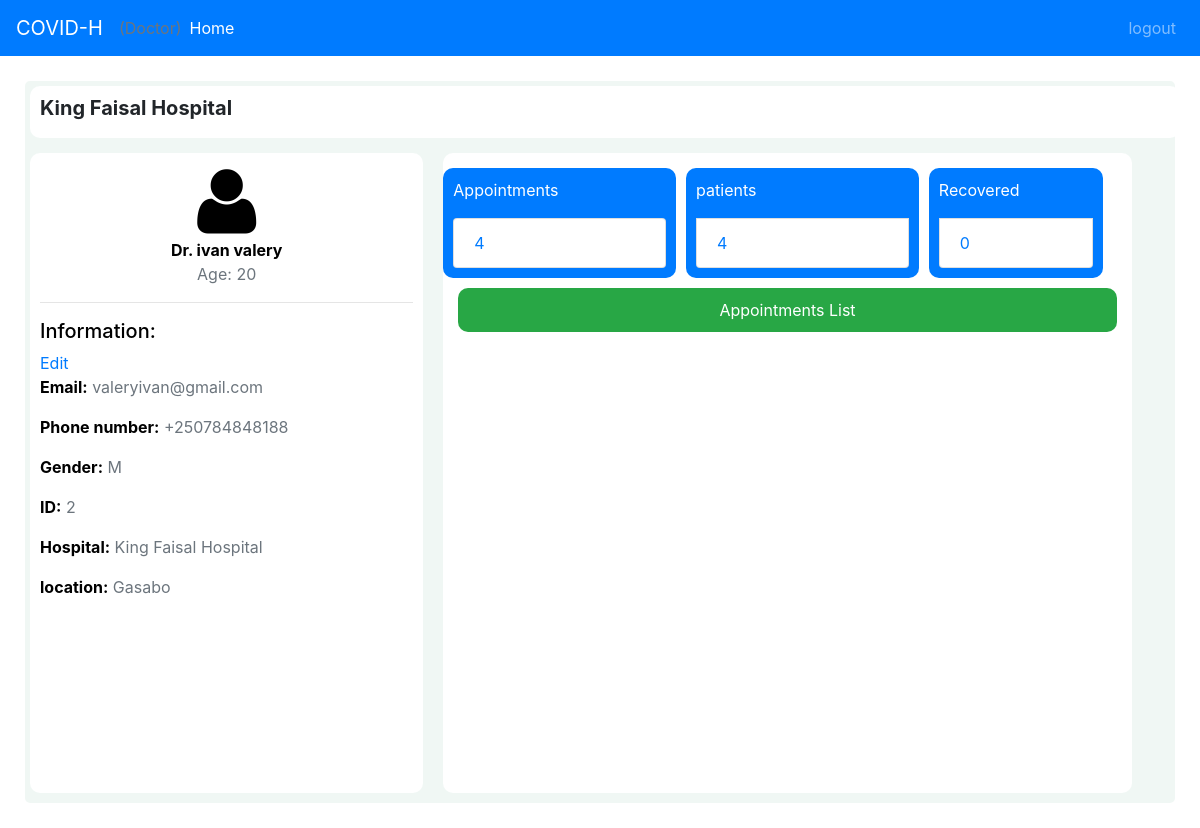
The page /doctors/doctor (signed in) on the database as committed earlier.
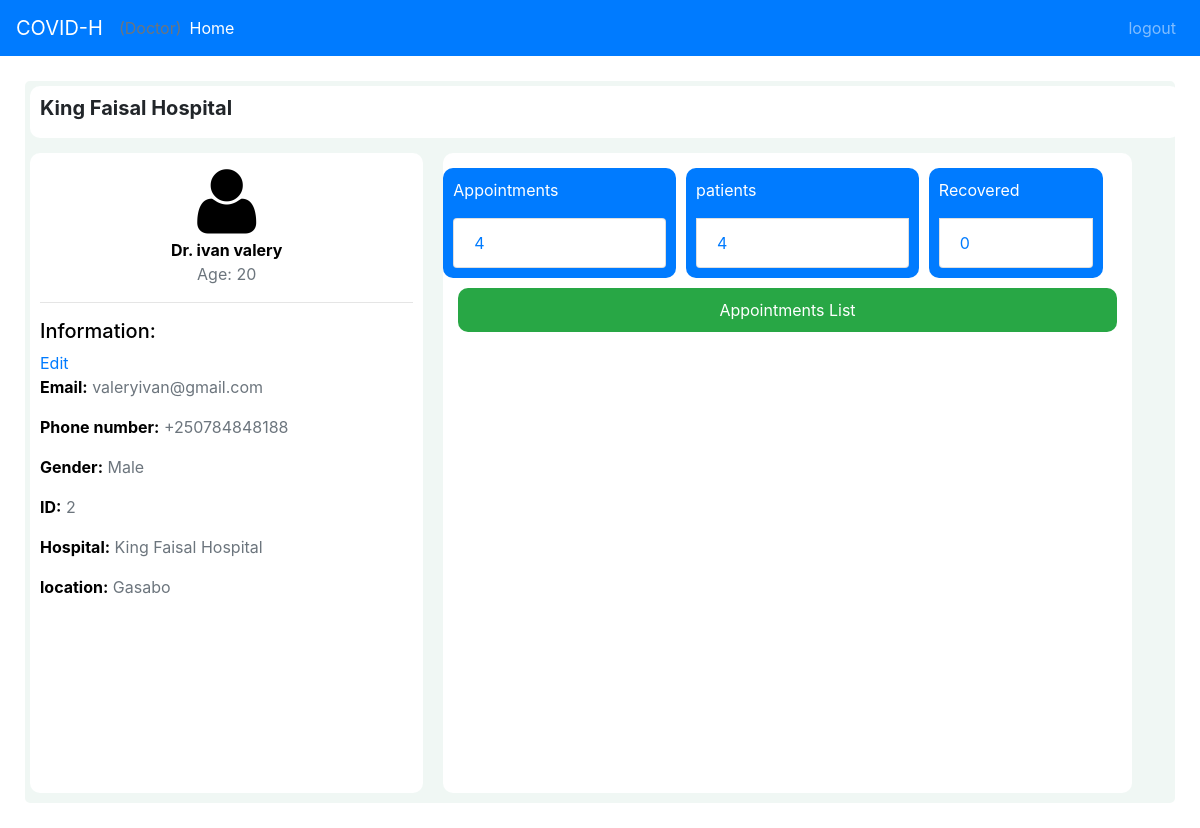
The same page on the database as committed later.
### common/models.py (models this page shows, shortened)
class Doctor(models.Model):
    user = models.OneToOneField(User, on_delete=models.CASCADE)
    hospital = models.ForeignKey(Hospital, on_delete=models.CASCADE, related_name="doctors")
    def __str__(self):
        return f"{self.user.first_name} {self.user.last_name}"

class User(AbstractUser):
    phone = models.CharField(max_length=20)
    date_of_birth = models.DateField()
    city = models.CharField(max_length=100)
    country = models.CharField(max_length=100, blank=True)
    is_doctor = models.BooleanField()
    gender = models.CharField(max_length=1, blank=True)

### doctors/views.py (the view)
# urls.py: path("", views.index, name="common")
@login_required(redirect_field_name="doctor_login", login_url="/doctor/login")
def index(request):
    try:
        doctor = Doctor.objects.get(user=request.user)
    except Doctor.DoesNotExist:
        raise Http404("Doctor with current user instance unavailable!")
    asymptomatic_patients = doctor.patients.filter(asymptomatic=True).count()
    age = age_calculation(doctor.user.date_of_birth)
    appointments = get_appointments_list(doctor.doctor_appointments.all())
    context = {
        "hospital": doctor.hospital,
        "doctor": doctor,
        "appointments_number": len(appointments),
        "patients_number": doctor.patients.filter(asymptomatic=False).count(),
        "recovered_number": asymptomatic_patients,
        "age": age
    }
    return render(request, "doctors/index.html", context)

### common/models.py (called while the page is built)
    def __str__(self):
        return f"{self.name}"

    def get_patient(self):
        return self.appointment_patients.first()

    def __str__(self):
        return f"{self.user.first_name} {self.user.last_name}"

### patients/functions.py (called while the page is built)
def get_appointments_list(appointments):
    appointments_list = [] #holds lists of individual appointments
    for appointment in appointments:
        a_dict = {} #holds data for one appointment
        if appointment.get_patient():
            a_dict["id"] = appointment.get_patient().id
            a_dict["name"] = appointment.get_patient().__str__()
            a_dict["date"] = appointment.date.strftime("%m/%d/%y")
            appointments_list.append(a_dict)#add the dict of individualr appointment to list
    return appointments_list

def age_calculation(birthdate):
    today = date.today()
    age =  today.year - birthdate.year - ((today.month, today.day) < (birthdate.month, birthdate.day))
    return age

### doctors/templates/doctors/index.html (shortened to what this page needs)
{% extends "doctors/layout.html" %}
{% block body %}
<div id="checkup-appointment">
    <div id="appointment" class="col-lg-12">
        <h5><b>{{hospital}}</b></h5>
    </div>
    <div class="row">
        <div id="person" class="col-lg-4">
            <div id="user" class="center">
                {% load static %}
                <img src="{% static 'doctors/img/u.png' %}" alt="" width="75" height="75">
                <article><b>Dr. {{doctor}}</b></article>
                <div class="text-muted">Age: {{age}}</div>
            </div>
            <hr>
            <div id="doctor-information">
                <h5>Information:</h5><a id="edit-user-information" href="javascript:void(0)">Edit</a>
                <div data-value="yes" class="updatable-info">
                    <p><b>Email:</b> <span id="user-email" class="text-muted">{{doctor.user.email}}</span></p>
                    <p><b>Phone number:</b>  <span id="user-phone" class="text-muted">+{{doctor.user.phone}}</span></p>
                    <p><b>Gender:</b> <span id="user-gender" class="text-muted">{{doctor.user.gender}}</span></p>
                </div>
                <p><b>ID:</b>  <span id="user-id" class="text-muted">{{doctor.user.id}}</span></p>
                <p><b>Hospital:</b>  <span class="text-muted">{{hospital}}</span></p>
                <p><b>location:</b>  <span class="text-muted">{{hospital.location}}</span></p>
            </div>
        </div>
        <div id="details" class="col-lg-7">
            <div id="symptoms" class="row">
                <div class="col-lg-4 bg-primary">
                    <p style="color: white">Appointments</p>
                    <ul class="list-group">
                        <li class="list-group-item"><a href="javascript:void(0)"  id="appointments-list">{{appointments_number}}</a></li>
                    </ul>
                </div>
                <div class="col-lg-4 bg-primary">
                    <p style="color: white">patients</p>
                    <li class="list-group-item"><a href="javascript:void(0)"  id="patients-list">{{patients_number}}</a></li>
                </div>
                <div class="col-lg-3 bg-primary">
                    <p style="color: white">Recovered</p>
                    <li class="list-group-item"><a href="javascript:void(0)"  id="recovered-list">{{recovered_number}}</a></li>
                </div>
            </div>
            <div id='near-appointments'>
                <div id="selected" class='bg-success near-app text-white center'>Appointments List</div>
            </div>
        </div>
    </div>
</div>
{% endblock %}

Rows that differ between the two databases and show on the page:
changed through a linked row, Doctor "ivan valery": user.gender "M" → "Male"
